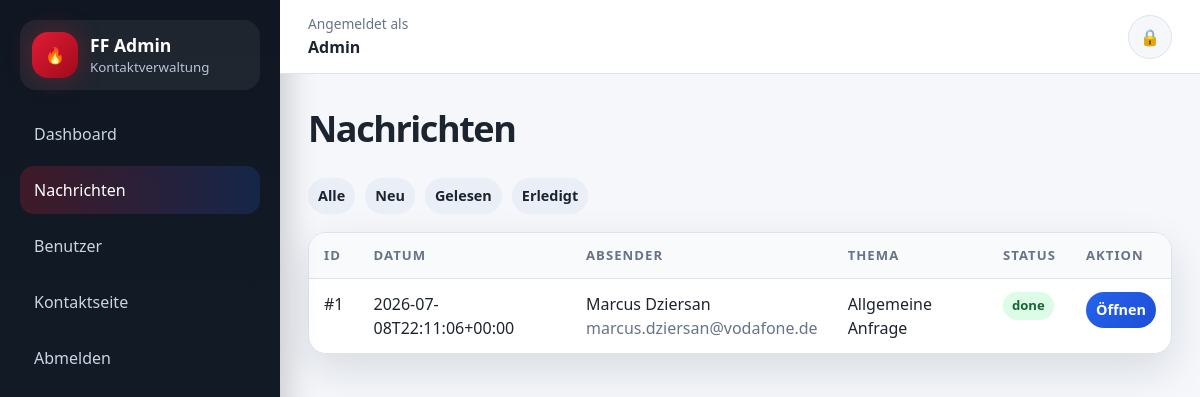
Screenshot of /admin/messages.php (signed in) with the database file from the repository.
### tables this page shows
CREATE TABLE contact_messages (
            id INTEGER PRIMARY KEY AUTOINCREMENT,
            created_at TEXT NOT NULL,
            name TEXT NOT NULL,
            email TEXT NOT NULL,
            topic TEXT NOT NULL,
            message TEXT NOT NULL,
            ip_hash TEXT NOT NULL,
            user_agent TEXT NOT NULL,
            status TEXT NOT NULL DEFAULT "new"
        );

### admin/messages.php (the view, shortened to what this page needs)
<?php
require __DIR__ . '/auth.php';
$status = normalize_line((string) ($_GET['status'] ?? 'all'), 20);
if ($status === 'all') {
    $stmt = db()->query('SELECT id, created_at, name, email, topic, status FROM contact_messages ORDER BY id DESC LIMIT 300');
    $messages = $stmt->fetchAll();
} else {
    $stmt = db()->prepare('SELECT id, created_at, name, email, topic, status FROM contact_messages WHERE status = :status ORDER BY id DESC LIMIT 300');
    $stmt->execute([':status' => $status]);
    $messages = $stmt->fetchAll();
}
render_header('Nachrichten', 'messages');
?>
<div class="actions" style="margin-bottom:18px">
  <a class="btn secondary small" href="messages.php">Alle</a>
  <a class="btn secondary small" href="messages.php?status=new">Neu</a>
  <a class="btn secondary small" href="messages.php?status=read">Gelesen</a>
  <a class="btn secondary small" href="messages.php?status=done">Erledigt</a>
</div>
<div class="table-wrap">
  <table>
    <thead><tr><th>ID</th><th>Datum</th><th>Absender</th><th>Thema</th><th>Status</th><th>Aktion</th></tr></thead>
    <tbody>
      <?php foreach ($messages as $msg): ?>
      <tr>
        <td>#<?= e((string) $msg['id']) ?></td>
        <td><?= e((string) $msg['created_at']) ?></td>
        <td><?= e((string) $msg['name']) ?><br><span class="muted"><?= e((string) $msg['email']) ?></span></td>
        <td><?= e((string) $msg['topic']) ?></td>
        <td><span class="badge <?= e((string) $msg['status']) ?>"><?= e((string) $msg['status']) ?></span></td>
        <td><a class="btn small blue" href="message_view.php?id=<?= e((string) $msg['id']) ?>">Öffnen</a></td>
      </tr>
      <?php endforeach; ?>
    </tbody>
  </table>
</div>
<?php render_footer(); ?>

### admin/auth.php (shortened to what this page needs)
<?php
function db(): PDO
{
    static $pdo = null;
    if ($pdo instanceof PDO) {
        return $pdo;
    }
    $storageDir = dirname(__DIR__) . DIRECTORY_SEPARATOR . 'storage';
    $pdo = new PDO('sqlite:' . $storageDir . DIRECTORY_SEPARATOR . 'kontakt.sqlite', null, null, [
        PDO::ATTR_ERRMODE => PDO::ERRMODE_EXCEPTION,
        PDO::ATTR_DEFAULT_FETCH_MODE => PDO::FETCH_ASSOC,
        PDO::ATTR_EMULATE_PREPARES => false,
    ]);
    $pdo->exec('PRAGMA foreign_keys = ON');
    $pdo->exec('PRAGMA journal_mode = WAL');
    return $pdo;
}
function e(string $value): string
{
    return htmlspecialchars($value, ENT_QUOTES | ENT_SUBSTITUTE, 'UTF-8');
}
function current_user(): ?array
{
    $stmt = db()->prepare('SELECT id, username, display_name, email, role, is_active, last_login_at FROM admin_users WHERE id = :id LIMIT 1');
    $stmt->execute([':id' => (int) $_SESSION[SESSION_USER_KEY]]);
    $user = $stmt->fetch();
    return $user;
}
function render_header(string $title, string $active = ''): void
{
    $user = current_user();
    $display = $user ? (string) $user['display_name'] : 'Gast';
    echo '<!doctype html><html lang="de"><head>';
    echo '<link rel="stylesheet" href="assets/admin.css">';
    echo '</head><body class="admin-body">';
    echo '<div class="admin-shell">';
    echo '<aside class="admin-sidebar">';
    echo '<a class="admin-brand" href="dashboard.php"><span class="brand-mark">🔥</span><span><strong>FF Admin</strong><small>Kontaktverwaltung</small></span></a>';
    echo '<nav class="admin-menu" aria-label="Admin-Navigation">';
    echo '<a class="' . ($active === 'dashboard' ? 'active' : '') . '" href="dashboard.php">Dashboard</a>';
    echo '<a class="' . ($active === 'messages' ? 'active' : '') . '" href="messages.php">Nachrichten</a>';
    echo '<a class="' . ($active === 'users' ? 'active' : '') . '" href="users.php">Benutzer</a>';
    echo '<a href="../kontakt.php">Kontaktseite</a>';
    echo '<a href="logout.php">Abmelden</a>';
    echo '</nav>';
    echo '</aside>';
    echo '<main class="admin-main">';
    echo '<header class="admin-topbar"><div><p>Angemeldet als</p><strong>' . e($display) . '</strong></div><a class="top-lock" href="logout.php" aria-label="Abmelden">🔒</a></header>';
    echo '<section class="admin-content">';
    echo '<h1>' . e($title) . '</h1>';
}
function render_footer(): void
{
    echo '</section></main></div></body></html>';
}

### admin/assets/admin.css (style rules this page uses)
* { box-sizing:border-box }
:root { --bg:#0b1018; --side:#101722; --side2:#151e2c; --panel:#ffffff; --panel2:#f5f7fb; --text:#1c2430; --muted:#677386; --line:#dde3ee; --brand:#e31b35; --brand2:#2563eb; --green:#16a34a; --yellow:#f59e0b; --danger:#dc2626; --radius:18px; --shadow:0 16px 42px rgba(15,23,42,.12); --font:system-ui,-apple-system,BlinkMacSystemFont,"Segoe UI",Roboto,Arial,sans-serif; }
body { margin:0;font-family:var(--font);background:var(--panel2);color:var(--text);line-height:1.5 }
a { color:inherit;text-decoration:none }
.admin-shell { min-height:100vh;display:grid;grid-template-columns:280px minmax(0,1fr) }
.admin-sidebar { background:linear-gradient(180deg,var(--side),var(--side2));color:#fff;padding:20px;position:sticky;top:0;height:100vh;box-shadow:8px 0 28px rgba(0,0,0,.18) }
.admin-brand { display:flex;align-items:center;gap:12px;padding:12px;border-radius:16px;margin-bottom:20px;background:rgba(255,255,255,.06) }
.brand-mark { width:46px;height:46px;border-radius:16px;display:grid;place-items:center;background:linear-gradient(135deg,var(--brand),#9f0b1b);box-shadow:0 0 24px rgba(227,27,53,.35) }
.admin-brand strong { display:block;font-size:1.1rem }
.admin-brand small { display:block;color:#b8c3d6 }
.admin-menu { display:grid;gap:8px }
.admin-menu a { padding:12px 14px;border-radius:14px;color:#cbd5e1;transition:.18s ease }
.admin-menu a:hover,.admin-menu a.active { background:linear-gradient(90deg,rgba(227,27,53,.22),rgba(37,99,235,.18));color:#fff }
.admin-main { min-width:0 }
.admin-topbar { height:74px;background:#fff;border-bottom:1px solid var(--line);display:flex;align-items:center;justify-content:space-between;padding:0 28px;position:sticky;top:0;z-index:10 }
.admin-topbar p { margin:0;color:var(--muted);font-size:.86rem }
.top-lock { width:44px;height:44px;border-radius:999px;background:var(--panel2);display:grid;place-items:center;border:1px solid var(--line) }
.admin-content { padding:28px;max-width:1320px }
h1 { font-size:clamp(1.8rem,3vw,2.6rem);margin:0 0 22px;letter-spacing:-.04em }
.btn { border:0;border-radius:999px;padding:11px 16px;background:linear-gradient(135deg,var(--brand),#9f0b1b);color:#fff;font-weight:800;cursor:pointer;display:inline-flex;align-items:center;justify-content:center;gap:8px }
.btn.secondary { background:#e9eef7;color:var(--text) }
.btn.blue { background:linear-gradient(135deg,var(--brand2),#1d4ed8) }
.btn.small { padding:7px 10px;font-size:.9rem }
.actions { display:flex;gap:10px;flex-wrap:wrap;align-items:center }
.table-wrap { background:#fff;border:1px solid var(--line);border-radius:var(--radius);overflow:auto;box-shadow:var(--shadow) }
table { width:100%;border-collapse:collapse;min-width:820px }
th,td { text-align:left;padding:13px 15px;border-bottom:1px solid var(--line);vertical-align:top }
th { font-size:.82rem;text-transform:uppercase;letter-spacing:.08em;color:var(--muted);background:#f8fafc }
tr:last-child td { border-bottom:0 }
.badge { display:inline-flex;border-radius:999px;padding:4px 9px;font-size:.82rem;font-weight:800;background:#e9eef7;color:#334155 }
.badge.done { background:#dcfce7;color:#166534 }
.muted { color:var(--muted) }

### rows the page displays
contact_messages: id "1", created_at "2026-07-08T22:11:06+00:00", name "Marcus Dziersan", email "marcus.dziersan@vodafone.de", topic "Allgemeine Anfrage", status "done"

### other values shown
$display "Admin"
$title "Nachrichten"
